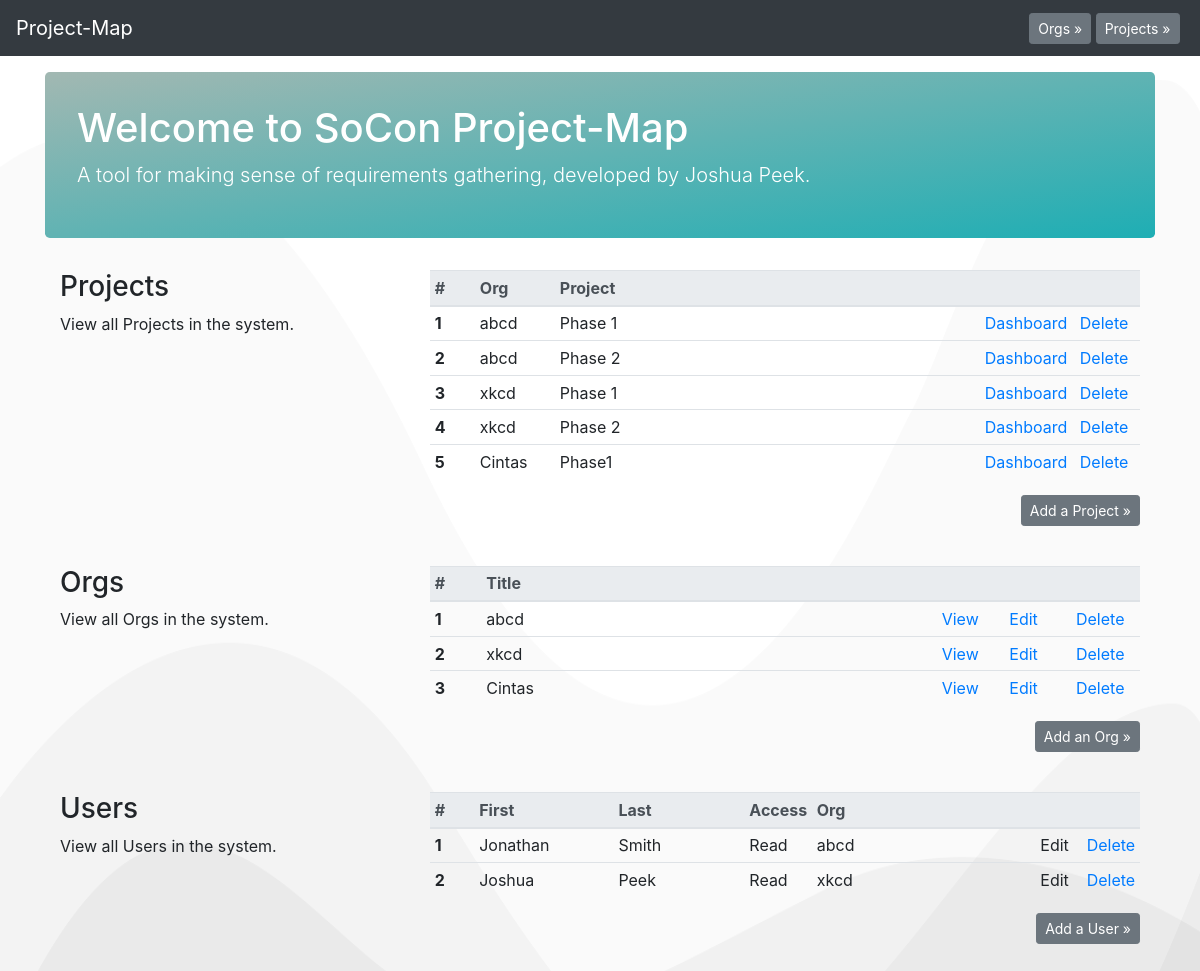
The page / on the database its author committed.
### database_setup.py (models this page shows, shortened)
class Project(Base):
    __tablename__ = 'project'
    id = Column(Integer, primary_key=True)
    title = Column(String(250), nullable=False)
    description = Column(String(500))
    org_id = Column(Integer, ForeignKey('org.id'))
    org = relationship(Org)

class Org(Base):
    __tablename__ = 'org'
    id = Column(Integer, primary_key=True)
    title = Column(String(250), nullable=False)
    description = Column(String(500))

class userOrg(Base):
    __tablename__ = 'userorg'
    id = Column(Integer, primary_key=True)
    access = Column(String(1), nullable=False)
    user_id = Column(Integer, ForeignKey('user.id'))
    user = relationship(user)
    org_id = Column(Integer, ForeignKey('org.id'))
    org = relationship(Org)

class user(Base):
    __tablename__ = 'user'
    id = Column(Integer, primary_key=True)
    firstname = Column(String(100))
    lastname = Column(String(100))
    email = Column(String(250))

### app.py (the view)
@app.route('/')
def mainPage():
    allorgs = session.query(Org).all()
    allprojects = session.query(Project).all()
    userOrgs = session.query(userOrg).all()
    return render_template('main.html', allorgs=allorgs,
                            allprojects=allprojects,
                            userOrgs=userOrgs)

### templates/main.html (shortened to what this page needs)
<!doctype html>
<html lang="en">
  {% include "header.html" %}
  <body>
  {% include "menu.html" %}
    <main role="main" class="container">
      <div class="jumbotron">
        <h1>Welcome to SoCon Project-Map</h1>
        <p class="lead">A tool for making sense of requirements gathering,
          developed by Joshua Peek.</p>
      </div>
      <div class="container">
        <div class="row mb-4">
          <div class="col-md-4">
            <h3>Projects</h3>
            View all Projects in the system.
          </div>
          <div class="col-md-8">
              <table class="table table-responsive table-sm table-hover" width="100%">
                <thead class="thead-light">
                  <tr>
                    <th scope="col" width="45px">#</th>
                    <th scope="col" width="80px">Org</th>
                    <th scope="col" width="425px">Project</th>
                    <th scope="col" width="95px"></th>
                    <th scope="col" width="65px"></th>
                  </tr>
                </thead>
                <tbody>
                  {% for i in allprojects %}
                  <tr>
                    <th scope="row">{{loop.index}}</th>
                    <td>{{i.org.title}}</td>
                    <td>{{i.title}}</td>
                    <td><a href='{{url_for('projectPage', org_id = i.org.id,  project_id = i.id)}}'>Dashboard</a></td>
                    <td><a href='{{url_for('delProject', org_id = i.org.id,  project_id = i.id)}}'>Delete</a></td>
                  </tr>
                  {% endfor %}
                </tbody>
              </table>
            <span style="float:right;">
              <p><button type="button" class="btn btn-secondary btn-sm" data-toggle="modal" data-target="#add-project">Add a Project &raquo;</button></p>
            </span>
          </div>
        </div>
        <div class="row mb-4">
          <div class="col-md-4">
            <h3>Orgs</h3>
              <p>View all Orgs in the system.</p>
          </div>
          <div class="col-md-8">
              <table class="table table-responsive table-sm table-hover" width="100%">
                <thead class="thead-light">
                  <tr>
                    <th scope="col" width="55px">#</th>
                    <th scope="col" width="501px">Title</th>
                    <th scope="col" width="70px"></th>
                    <th scope="col" width="70px"></th>
                    <th scope="col" width="70px"></th>
                  </tr>
                </thead>
                <tbody>
                  {% for i in allorgs %}
                  <tr>
                    <th scope="row">{{loop.index}}</th>
                    <td>{{i.title}}</td>
                    <td><a href='{{url_for('orgPage', org_id = i.id)}}'>View</a></td>
                    <td><a href='{{url_for('editOrg', org_id = i.id)}}'>Edit</a></td>
                    <td><a href='{{url_for('delOrg', org_id = i.id)}}'>Delete</a></td>
                  </tr>
                  {% endfor %}
                </tbody>
              </table>
            <span style="float:right;">
              <p><button type="button" class="btn btn-secondary btn-sm" data-toggle="modal" data-target="#add-org">Add an Org &raquo;</button></p>
            </span>
          </div>
        </div>
        <div class="row mb-4">
          <div class="col-md-4">
            <h3>Users</h3>
              <p>View all Users in the system.</p>
          </div>
          <div class="col-md-8">
              <table class="table table-responsive table-sm table-hover" width="100%">
                <thead class="thead-light">
                  <tr>
                    <th scope="col" width="55px">#</th>
                    <th scope="col" width="165px">First</th>
                    <th scope="col" width="165px">Last</th>
                    <th scope="col" width="50px">Access</th>
                    <th scope="col" width="300px">Org</th>
                    <th scope="col" width="50px"></th>
                    <th scope="col" width="51px"></th>
                  </tr>
                </thead>
                <tbody>
                  {% for i in userOrgs %}
                  <tr>
                    <th scope="row">{{loop.index}}</th>
                    <td>{{i.user.firstname}}</td>
                    <td>{{i.user.lastname}}</td>
                    <td>
                      {% if i.access == "0" %}
                      None
                      {% elif i.access == "1" %}
                      Read
                      {% elif i.access == "2" %}
                      Edit
                      {% else %}
                      Error
                      {% endif %}
                    </td>
                    <td>{{i.org.title}}</td>
                    <td>Edit</td>
                    <td><a href='{{url_for('delUser', user_id = i.user.id)}}'>Delete</a></td>
                  </tr>
                  {% endfor %}
                </tbody>
              </table>
            <span style="float:right;">
              <p><button type="button" class="btn btn-secondary btn-sm" data-toggle="modal" data-target="#add-user">Add a User &raquo;</button></p>
            </span>
          </div>
        </div>
  </body>
</html>

### templates/header.html (shortened to what this page needs)
<head>
  <link href="../../../../static/styles.css" rel="stylesheet">
</head>

### templates/menu.html (shortened to what this page needs)
<nav class="navbar navbar-expand-md navbar-dark fixed-top bg-dark">
  <a class="navbar-brand" href="/">Project-Map</a>
  <div class="collapse navbar-collapse" id="navbarCollapse">
    {% if allorgs is defined %}
    <button type="button" class="btn btn-secondary btn-sm my-2 my-sm-0" data-toggle="modal" data-target="#org-select">Orgs &raquo;</button>&nbsp;
    {% endif %}
    {% if allprojects is defined %}
    <button type="button" class="btn btn-secondary btn-sm my-2 my-sm-0" data-toggle="modal" data-target="#project-select">Projects &raquo;</button>&nbsp;
    {% endif %}
  </div>
</nav>

### rows shown on the page
Project: org "abcd", title "Phase 1"
Project: org "abcd", title "Phase 2"
Project: org "xkcd", title "Phase 1"
Project: org "xkcd", title "Phase 2"
Project: org "Cintas", title "Phase1"
Org: title "abcd"
Org: title "xkcd"
Org: title "Cintas"
userOrg: user.firstname "Jonathan", user.lastname "Smith", access "Read", org "abcd"
userOrg: user.firstname "Joshua", user.lastname "Peek", access "Read", org "xkcd"
